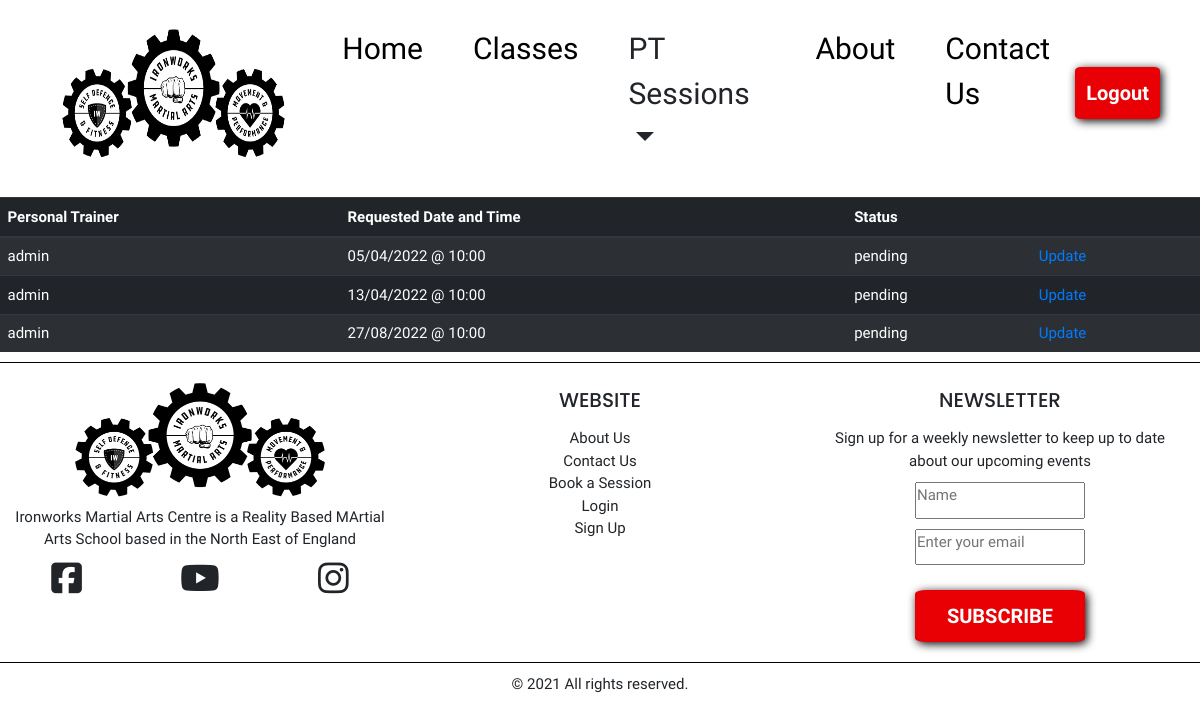
/ptbookings/booked_sessions (signed in), run on the app's committed database.
### pt_bookings/models.py (models this page shows, shortened)
class BookPTSession(models.Model):
    user = models.ForeignKey(
        User,
        null=True,
        on_delete=models.CASCADE
    )
    staff = models.CharField(max_length=15, choices=ptStaff, default='karen')
    requested_date = models.DateField()
    requested_time = models.CharField(
        max_length=10, choices=time_choices, default='10:00')
    status = models.CharField(
        max_length=10, choices=status_choices, default='pending')

### pt_bookings/views.py (the view)
# urls.py: path('booked_sessions', views.view_booked_sessions, name='booked_sessions'),
def view_booked_sessions(request):
    if request.user.is_authenticated:
        if request.user.is_superuser:
            booked_sessions = BookPTSession.objects.filter(staff=request.user).order_by('requested_date')
        else:
            booked_sessions = BookPTSession.objects.filter(user=request.user).order_by('requested_date')
        template = 'pt_bookings/booked_sessions.html'
        context = {
            'sessions': booked_sessions
        }
        return render(request, template, context)

### pt_bookings/templates/pt_bookings/booked_sessions.html (shortened to what this page needs)
{% extends "base.html" %}
{% load static %}
{% block content %}
<div>
    <table class="table table-striped table-dark table-responsive-lg">
        {% if user.is_superuser %}
            <thead>
                <tr>
                    <th>Client</th>
                    <th>Requested Date and Time</th>
                    <th>Status</th>
                </tr>
            </thead>
            <tbody>
                {% for session in sessions %}
                <tr>
                    <td>{{ session.user }}</td>
                    <td>{{ session.requested_date }} @ {{ session.requested_time }}</td>
                    <td>{{ session.status }}</td>
                </tr>
                {% endfor %}
            </tbody>
        {% else %}
            <thead>
                <tr>
                    <th>Personal Trainer</th>
                    <th>Requested Date and Time</th>
                    <th>Status</th>
                    <th></th>
                </tr>
            </thead>
            <tbody>
                {% for session in sessions %}
                <tr>
                    <td>{{ session.staff }}</td>
                    <td>{{ session.requested_date }} @ {{ session.requested_time }}</td>
                    <td>{{ session.status }}</td>
                    <td><a href="{% url 'edit_booking' session.id %}">Update</a></td>
                </tr>
                {% endfor %}
            </tbody>
        {% endif %}
    </table>
</div>
{% endblock %}

### static/css/style.css (style rules this page uses)
:root { font-size: 62.5%; --clr-dark: #000; --clr-accent: #E80004; --clr-light: #fff; }
* { box-sizing: border-box; margin: 0; padding: 0; }
html, body { font-family: 'Source Sans Pro', sans-serif; max-width: 1450px; margin: 0 auto; font-size: 1.5rem; }

### data on the page
BookPTSession: staff "admin", requested_date "05/04/2022", requested_time "10:00", status "pending"
BookPTSession: staff "admin", requested_date "13/04/2022", requested_time "10:00", status "pending"
BookPTSession: staff "admin", requested_date "27/08/2022", requested_time "10:00", status "pending"
